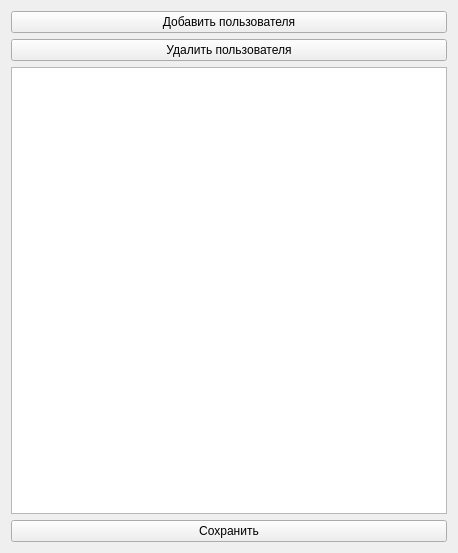
<?xml version="1.0" encoding="UTF-8"?>
<ui version="4.0">
    <class>Form</class>
    <widget class="QWidget" name="Form">
        <property name="geometry">
            <rect>
                <x>0</x>
                <y>0</y>
                <width>458</width>
                <height>553</height>
            </rect>
        </property>
        <property name="windowTitle">
            <string>Список пользователей</string>
        </property>
        <layout class="QGridLayout" name="gridLayout_2">
            <item row="0" column="0">
                <layout class="QGridLayout" name="gridLayout">
                    <item row="2" column="0">
                        <widget class="QTableWidget" name="tableWidget"/>
                    </item>
                    <item row="3" column="0">
                        <widget class="QPushButton" name="pushButton">
                            <property name="text">
                                <string>Сохранить</string>
                            </property>
                        </widget>
                    </item>
                    <item row="0" column="0">
                        <widget class="QPushButton" name="pushButton_2">
                            <property name="text">
                                <string>Добавить пользователя</string>
                            </property>
                        </widget>
                    </item>
                    <item row="1" column="0">
                        <widget class="QPushButton" name="pushButton_3">
                            <property name="text">
                                <string>Удалить пользователя</string>
                            </property>
                        </widget>
                    </item>
                </layout>
            </item>
        </layout>
    </widget>
    <resources/>
    <connections/>
</ui>
